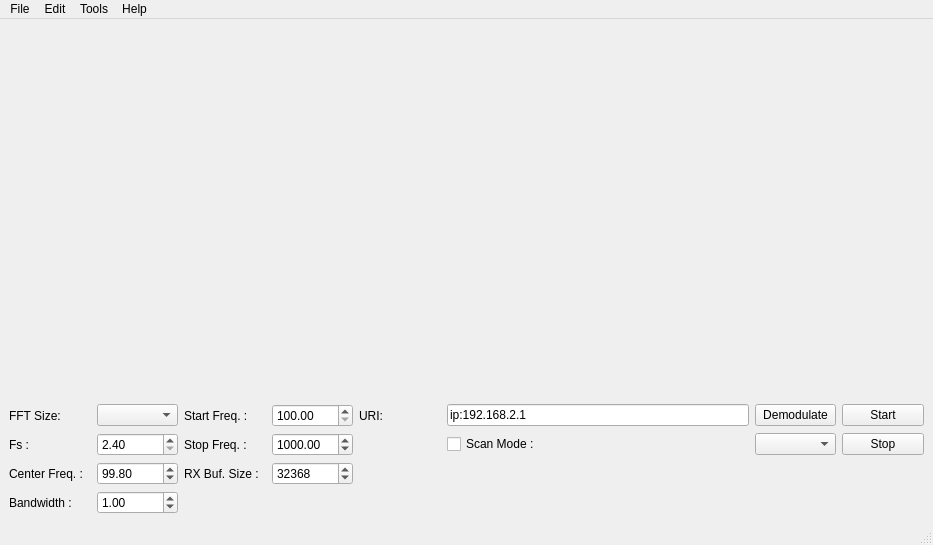
<?xml version="1.0" encoding="UTF-8"?>
<ui version="4.0">
 <class>MainWindow</class>
 <widget class="QMainWindow" name="MainWindow">
  <property name="geometry">
   <rect>
    <x>0</x>
    <y>0</y>
    <width>933</width>
    <height>545</height>
   </rect>
  </property>
  <property name="windowTitle">
   <string>Spectrum Monitor</string>
  </property>
  <widget class="QWidget" name="centralwidget">
   <layout class="QGridLayout" name="gridLayout_2">
    <item row="0" column="0">
     <layout class="QGridLayout" name="gridLayout">
      <item row="0" column="0" colspan="8">
       <widget class="QCustomPlot" name="plot" native="true">
        <property name="sizePolicy">
         <sizepolicy hsizetype="Expanding" vsizetype="Preferred">
          <horstretch>0</horstretch>
          <verstretch>0</verstretch>
         </sizepolicy>
        </property>
        <property name="layoutDirection">
         <enum>Qt::RightToLeft</enum>
        </property>
       </widget>
      </item>
      <item row="1" column="0">
       <widget class="QLabel" name="label">
        <property name="text">
         <string>FFT Size:</string>
        </property>
       </widget>
      </item>
      <item row="1" column="1">
       <widget class="QComboBox" name="fftComboBox">
        <property name="currentText">
         <string/>
        </property>
       </widget>
      </item>
      <item row="1" column="2">
       <widget class="QLabel" name="label_5">
        <property name="text">
         <string>Start Freq. :</string>
        </property>
       </widget>
      </item>
      <item row="1" column="3">
       <widget class="QDoubleSpinBox" name="spinbox_fstart">
        <property name="minimum">
         <double>100.000000000000000</double>
        </property>
        <property name="maximum">
         <double>6000.000000000000000</double>
        </property>
        <property name="singleStep">
         <double>10.000000000000000</double>
        </property>
       </widget>
      </item>
      <item row="1" column="4">
       <widget class="QLabel" name="label_7">
        <property name="text">
         <string>URI: </string>
        </property>
       </widget>
      </item>
      <item row="1" column="5">
       <widget class="QLineEdit" name="uriLineEdit">
        <property name="minimumSize">
         <size>
          <width>302</width>
          <height>0</height>
         </size>
        </property>
        <property name="maximumSize">
         <size>
          <width>302</width>
          <height>16777215</height>
         </size>
        </property>
        <property name="text">
         <string>ip:192.168.2.1</string>
        </property>
        <property name="frame">
         <bool>true</bool>
        </property>
        <property name="dragEnabled">
         <bool>false</bool>
        </property>
       </widget>
      </item>
      <item row="1" column="6">
       <widget class="QPushButton" name="pushButton_4">
        <property name="text">
         <string>Demodulate</string>
        </property>
       </widget>
      </item>
      <item row="1" column="7">
       <widget class="QPushButton" name="pushButton">
        <property name="text">
         <string>Start</string>
        </property>
       </widget>
      </item>
      <item row="2" column="0">
       <widget class="QLabel" name="label_2">
        <property name="text">
         <string>Fs :</string>
        </property>
       </widget>
      </item>
      <item row="2" column="1">
       <widget class="QDoubleSpinBox" name="spinbox_fs">
        <property name="minimum">
         <double>2.400000000000000</double>
        </property>
        <property name="maximum">
         <double>56.000000000000000</double>
        </property>
        <property name="singleStep">
         <double>1.000000000000000</double>
        </property>
        <property name="value">
         <double>2.400000000000000</double>
        </property>
       </widget>
      </item>
      <item row="2" column="2">
       <widget class="QLabel" name="label_6">
        <property name="text">
         <string>Stop Freq. :</string>
        </property>
       </widget>
      </item>
      <item row="2" column="3">
       <widget class="QDoubleSpinBox" name="spinbox_fstop">
        <property name="layoutDirection">
         <enum>Qt::LeftToRight</enum>
        </property>
        <property name="minimum">
         <double>100.000000000000000</double>
        </property>
        <property name="maximum">
         <double>6000.000000000000000</double>
        </property>
        <property name="singleStep">
         <double>10.000000000000000</double>
        </property>
        <property name="value">
         <double>1000.000000000000000</double>
        </property>
       </widget>
      </item>
      <item row="2" column="5">
       <widget class="QCheckBox" name="checkBox_scan">
        <property name="layoutDirection">
         <enum>Qt::LeftToRight</enum>
        </property>
        <property name="text">
         <string>Scan Mode :</string>
        </property>
       </widget>
      </item>
      <item row="2" column="6">
       <widget class="QComboBox" name="demodComboBox"/>
      </item>
      <item row="2" column="7">
       <widget class="QPushButton" name="pushButton_2">
        <property name="text">
         <string>Stop</string>
        </property>
       </widget>
      </item>
      <item row="3" column="0">
       <widget class="QLabel" name="label_3">
        <property name="text">
         <string>Center Freq. :</string>
        </property>
       </widget>
      </item>
      <item row="3" column="1">
       <widget class="QDoubleSpinBox" name="spinbox_fc">
        <property name="decimals">
         <number>2</number>
        </property>
        <property name="minimum">
         <double>70.000000000000000</double>
        </property>
        <property name="maximum">
         <double>6000.000000000000000</double>
        </property>
        <property name="singleStep">
         <double>0.010000000000000</double>
        </property>
        <property name="value">
         <double>99.799999999999997</double>
        </property>
       </widget>
      </item>
      <item row="3" column="2">
       <widget class="QLabel" name="label_8">
        <property name="text">
         <string>RX Buf. Size :</string>
        </property>
       </widget>
      </item>
      <item row="3" column="3">
       <widget class="QDoubleSpinBox" name="spinbox_fstop_2">
        <property name="decimals">
         <number>0</number>
        </property>
        <property name="minimum">
         <double>4096.000000000000000</double>
        </property>
        <property name="maximum">
         <double>65536.000000000000000</double>
        </property>
        <property name="singleStep">
         <double>128.000000000000000</double>
        </property>
        <property name="value">
         <double>32368.000000000000000</double>
        </property>
       </widget>
      </item>
      <item row="4" column="0">
       <widget class="QLabel" name="label_4">
        <property name="text">
         <string>Bandwidth :</string>
        </property>
       </widget>
      </item>
      <item row="4" column="1">
       <widget class="QDoubleSpinBox" name="spinbox_bw">
        <property name="minimum">
         <double>0.100000000000000</double>
        </property>
        <property name="maximum">
         <double>50.000000000000000</double>
        </property>
        <property name="singleStep">
         <double>0.100000000000000</double>
        </property>
        <property name="value">
         <double>1.000000000000000</double>
        </property>
       </widget>
      </item>
     </layout>
    </item>
   </layout>
  </widget>
  <widget class="QMenuBar" name="menubar">
   <property name="geometry">
    <rect>
     <x>0</x>
     <y>0</y>
     <width>933</width>
     <height>22</height>
    </rect>
   </property>
   <widget class="QMenu" name="menuSpectrum_Monitor">
    <property name="title">
     <string>File</string>
    </property>
    <addaction name="actionExit"/>
   </widget>
   <widget class="QMenu" name="menuEdit">
    <property name="title">
     <string>Edit</string>
    </property>
   </widget>
   <widget class="QMenu" name="menuTools">
    <property name="title">
     <string>Tools</string>
    </property>
   </widget>
   <widget class="QMenu" name="menuHelp">
    <property name="title">
     <string>Help</string>
    </property>
   </widget>
   <addaction name="menuSpectrum_Monitor"/>
   <addaction name="menuEdit"/>
   <addaction name="menuTools"/>
   <addaction name="menuHelp"/>
  </widget>
  <widget class="QStatusBar" name="statusbar"/>
  <action name="actionExit">
   <property name="text">
    <string>Exit</string>
   </property>
  </action>
 </widget>
 <customwidgets>
  <customwidget>
   <class>QCustomPlot</class>
   <extends>QWidget</extends>
   <header>qcustomplot.h</header>
   <container>1</container>
  </customwidget>
 </customwidgets>
 <resources/>
 <connections>
  <connection>
   <sender>fftComboBox</sender>
   <signal>currentTextChanged(QString)</signal>
   <receiver>MainWindow</receiver>
   <slot>fftSizeChanged()</slot>
   <hints>
    <hint type="sourcelabel">
     <x>194</x>
     <y>411</y>
    </hint>
    <hint type="destinationlabel">
     <x>250</x>
     <y>398</y>
    </hint>
   </hints>
  </connection>
  <connection>
   <sender>spinbox_fs</sender>
   <signal>valueChanged(QString)</signal>
   <receiver>MainWindow</receiver>
   <slot>fsValueChanged()</slot>
   <hints>
    <hint type="sourcelabel">
     <x>188</x>
     <y>441</y>
    </hint>
    <hint type="destinationlabel">
     <x>247</x>
     <y>434</y>
    </hint>
   </hints>
  </connection>
  <connection>
   <sender>spinbox_fc</sender>
   <signal>valueChanged(QString)</signal>
   <receiver>MainWindow</receiver>
   <slot>fcValueChanged()</slot>
   <hints>
    <hint type="sourcelabel">
     <x>194</x>
     <y>476</y>
    </hint>
    <hint type="destinationlabel">
     <x>248</x>
     <y>464</y>
    </hint>
   </hints>
  </connection>
  <connection>
   <sender>spinbox_bw</sender>
   <signal>valueChanged(QString)</signal>
   <receiver>MainWindow</receiver>
   <slot>bwValueChanged()</slot>
   <hints>
    <hint type="sourcelabel">
     <x>194</x>
     <y>508</y>
    </hint>
    <hint type="destinationlabel">
     <x>247</x>
     <y>499</y>
    </hint>
   </hints>
  </connection>
  <connection>
   <sender>pushButton_4</sender>
   <signal>clicked()</signal>
   <receiver>MainWindow</receiver>
   <slot>demodulateButtonClicked()</slot>
   <hints>
    <hint type="sourcelabel">
     <x>824</x>
     <y>411</y>
    </hint>
    <hint type="destinationlabel">
     <x>691</x>
     <y>404</y>
    </hint>
   </hints>
  </connection>
  <connection>
   <sender>demodComboBox</sender>
   <signal>currentTextChanged(QString)</signal>
   <receiver>MainWindow</receiver>
   <slot>demodTypeChanged()</slot>
   <hints>
    <hint type="sourcelabel">
     <x>733</x>
     <y>440</y>
    </hint>
    <hint type="destinationlabel">
     <x>669</x>
     <y>452</y>
    </hint>
   </hints>
  </connection>
  <connection>
   <sender>spinbox_fstart</sender>
   <signal>valueChanged(QString)</signal>
   <receiver>MainWindow</receiver>
   <slot>startFreqChanged()</slot>
   <hints>
    <hint type="sourcelabel">
     <x>378</x>
     <y>405</y>
    </hint>
    <hint type="destinationlabel">
     <x>409</x>
     <y>420</y>
    </hint>
   </hints>
  </connection>
  <connection>
   <sender>spinbox_fstop</sender>
   <signal>valueChanged(QString)</signal>
   <receiver>MainWindow</receiver>
   <slot>stopFreqChanged()</slot>
   <hints>
    <hint type="sourcelabel">
     <x>379</x>
     <y>426</y>
    </hint>
    <hint type="destinationlabel">
     <x>400</x>
     <y>448</y>
    </hint>
   </hints>
  </connection>
  <connection>
   <sender>checkBox_scan</sender>
   <signal>stateChanged(int)</signal>
   <receiver>MainWindow</receiver>
   <slot>scanChanged()</slot>
   <hints>
    <hint type="sourcelabel">
     <x>430</x>
     <y>439</y>
    </hint>
    <hint type="destinationlabel">
     <x>433</x>
     <y>493</y>
    </hint>
   </hints>
  </connection>
 </connections>
 <slots>
  <slot>startApplication()</slot>
  <slot>fftSizeChanged()</slot>
  <slot>fsValueChanged()</slot>
  <slot>fcValueChanged()</slot>
  <slot>bwValueChanged()</slot>
  <slot>recordButtonClicked()</slot>
  <slot>demodulateButtonClicked()</slot>
  <slot>demodTypeChanged()</slot>
  <slot>startFreqChanged()</slot>
  <slot>stopFreqChanged()</slot>
  <slot>scanChanged()</slot>
 </slots>
</ui>
